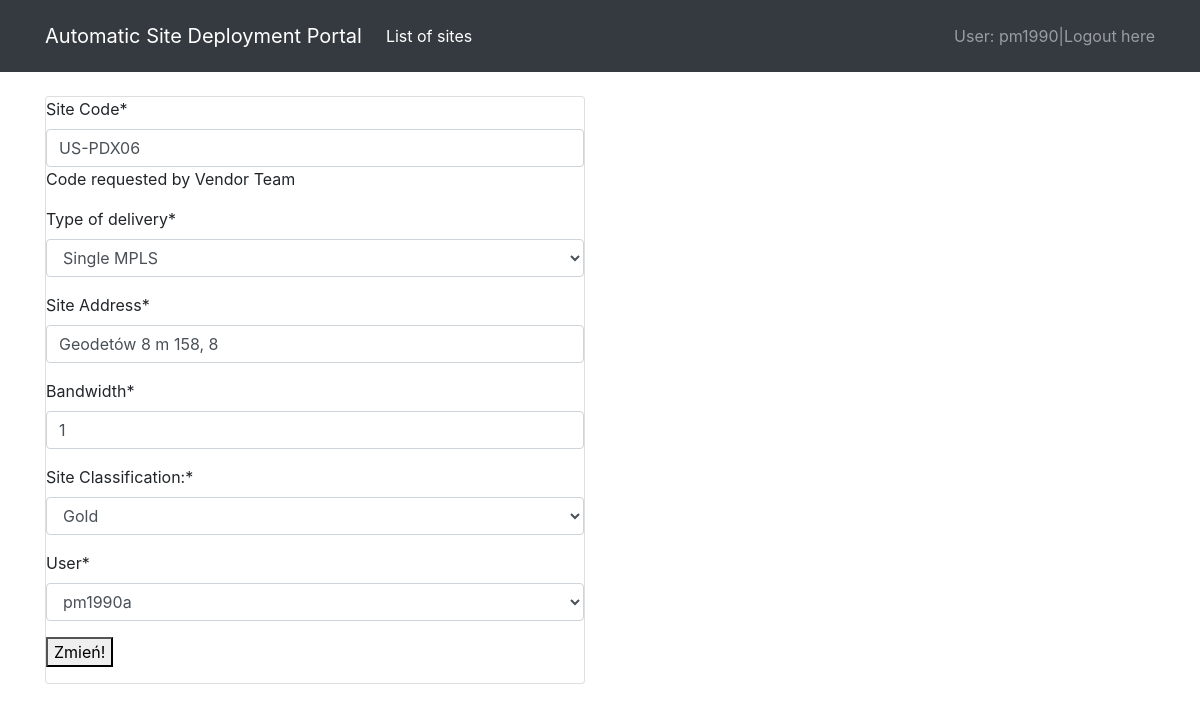
Screenshot of /lbe_portal/update/1 (signed in) with the database file from the repository.
### lbeportal/models.py (models this page shows, shortened)
class SiteVendor(models.Model):
    site_code = models.CharField(verbose_name="Site Code", max_length=10, help_text='Code requested by Vendor Team')
    delivery_type = models.CharField(choices=DELIVERY_TYPE, verbose_name='Type of delivery', max_length=64)
    address = models.CharField(verbose_name="Site Address", max_length=64)
    bandwidth = models.IntegerField(verbose_name="Bandwidth")
    site_classification = models.CharField(choices=CLASSIFICATION, verbose_name="Site Classification:", max_length=64)
    user = models.ForeignKey(settings.AUTH_USER_MODEL, default=1, on_delete=models.CASCADE)

### lbeportal/views.py (the view, shortened to what this page needs)
# urls.py: path('update/<int:pk>', SiteVendorUpdateView.as_view(), name='update'),
class SiteVendorUpdateView(UpdateView):
    template_name = 'sitevendor_update.html'
    queryset = SiteVendor.objects.all()
    fields = '__all__'

### templates/sitevendor_update.html (shortened to what this page needs)
{% extends 'base.html' %}
{% load crispy_forms_tags %}
{% block content %}
<div class="container">
    <div class="row">
        <div class="col-sm-6">
        <div class="card">
    <form action="" method="POST">
    {{ form|crispy }}
        <button type="submit">Zmień!</button>
    </form>
                    </div>
        </div>
    </div>
</div>
{% endblock %}

### templates/base.html (shortened to what this page needs)
{% load static %}
<html lang="pl">
<head>
    <link rel="stylesheet" href="https://stackpath.bootstrapcdn.com/bootstrap/4.3.1/css/bootstrap.min.css">
</head>
<body>
{% block navbar %}
  <nav class="navbar navbar-expand-lg navbar-dark bg-dark p-3">
    <div class="container">
      <a class="navbar-brand" href="{% url 'lbeportal:main' %}">Automatic Site Deployment Portal</a>
      <div class="collapse navbar-collapse" id="navbarSupportedContent">
        <ul class="navbar-nav mr-auto mt-2 mt-lg-0">
          <li class="nav-item active">
            <a class="nav-link" href="{% url 'lbeportal:list' %}">List of sites</a>
          </li>
        </ul>
          <ul class="nav justify-content-end">
              <li class="nav-item">
                <a class="navbar-text" href="#">User: {{user}}</a>
              </li>
              <li class="nav-item">
                <a class="navbar-text" href="#">    |   </a>
              </li>
              <li class="nav-item">
            {% if user.is_authenticated %}
              <a class="navbar-text" href="/logout">Logout here</a>
            {% else %}
              <a class="navbar-text" href="/login">Login here</a>
            {% endif %}
              </li>
          </ul>
      </div>
      </div>
  </nav>
<br>
  {% endblock %}
    {% block content %}
    {% endblock %}
</body>
</html>

### rows the page displays
SiteVendor: site_code "US-PDX06", delivery_type "Single MPLS", address "Geodetów 8 m 158, 8", bandwidth "1", site_classification "Gold", user "pm1990a"

### other values shown
{{ user }} "pm1990"
